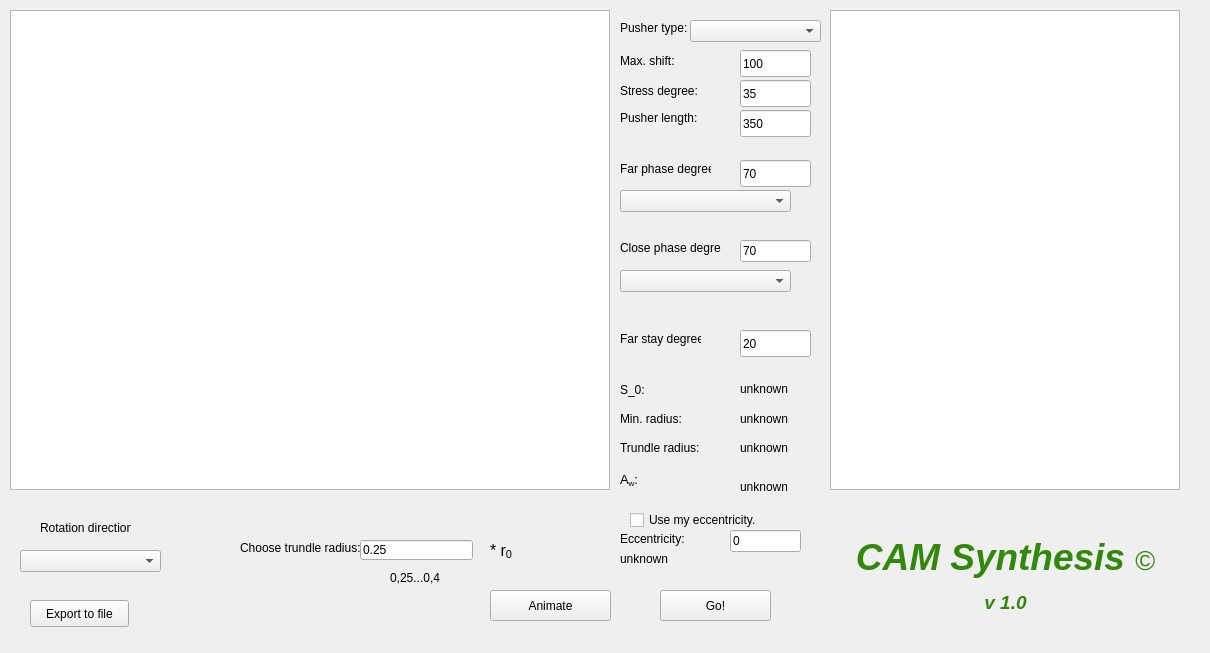
<?xml version="1.0" encoding="UTF-8"?>
<ui version="4.0">
 <class>Widget</class>
 <widget class="QWidget" name="Widget">
  <property name="geometry">
   <rect>
    <x>0</x>
    <y>0</y>
    <width>1210</width>
    <height>653</height>
   </rect>
  </property>
  <property name="windowTitle">
   <string>CAM Synthesis </string>
  </property>
  <widget class="QGraphicsView" name="graphicsView">
   <property name="geometry">
    <rect>
     <x>10</x>
     <y>10</y>
     <width>600</width>
     <height>480</height>
    </rect>
   </property>
   <property name="sizePolicy">
    <sizepolicy hsizetype="Expanding" vsizetype="Expanding">
     <horstretch>0</horstretch>
     <verstretch>0</verstretch>
    </sizepolicy>
   </property>
   <property name="verticalScrollBarPolicy">
    <enum>Qt::ScrollBarAlwaysOff</enum>
   </property>
   <property name="horizontalScrollBarPolicy">
    <enum>Qt::ScrollBarAlwaysOff</enum>
   </property>
   <property name="sizeAdjustPolicy">
    <enum>QAbstractScrollArea::AdjustIgnored</enum>
   </property>
   <property name="resizeAnchor">
    <enum>QGraphicsView::AnchorViewCenter</enum>
   </property>
  </widget>
  <widget class="QPushButton" name="exportButton">
   <property name="geometry">
    <rect>
     <x>30</x>
     <y>600</y>
     <width>99</width>
     <height>27</height>
    </rect>
   </property>
   <property name="text">
    <string>Export to file</string>
   </property>
  </widget>
  <widget class="QLineEdit" name="maxShiftlineEdit">
   <property name="geometry">
    <rect>
     <x>740</x>
     <y>50</y>
     <width>71</width>
     <height>27</height>
    </rect>
   </property>
   <property name="text">
    <string>100</string>
   </property>
  </widget>
  <widget class="QPushButton" name="goButton">
   <property name="geometry">
    <rect>
     <x>660</x>
     <y>590</y>
     <width>111</width>
     <height>31</height>
    </rect>
   </property>
   <property name="text">
    <string>Go!</string>
   </property>
  </widget>
  <widget class="QLabel" name="label">
   <property name="geometry">
    <rect>
     <x>620</x>
     <y>50</y>
     <width>71</width>
     <height>21</height>
    </rect>
   </property>
   <property name="text">
    <string>Max. shift:</string>
   </property>
  </widget>
  <widget class="QLabel" name="label_2">
   <property name="geometry">
    <rect>
     <x>620</x>
     <y>80</y>
     <width>91</width>
     <height>21</height>
    </rect>
   </property>
   <property name="text">
    <string>Stress degree:</string>
   </property>
   <property name="alignment">
    <set>Qt::AlignLeading|Qt::AlignLeft|Qt::AlignVCenter</set>
   </property>
  </widget>
  <widget class="QLineEdit" name="stressDegreelineEdit">
   <property name="geometry">
    <rect>
     <x>740</x>
     <y>80</y>
     <width>71</width>
     <height>27</height>
    </rect>
   </property>
   <property name="text">
    <string>35</string>
   </property>
  </widget>
  <widget class="QLabel" name="label_3">
   <property name="geometry">
    <rect>
     <x>620</x>
     <y>160</y>
     <width>91</width>
     <height>17</height>
    </rect>
   </property>
   <property name="text">
    <string>Far phase degree:</string>
   </property>
  </widget>
  <widget class="QLabel" name="label_4">
   <property name="geometry">
    <rect>
     <x>620</x>
     <y>330</y>
     <width>81</width>
     <height>17</height>
    </rect>
   </property>
   <property name="text">
    <string>Far stay degree:</string>
   </property>
  </widget>
  <widget class="QLineEdit" name="f_phDegree_lineEdit">
   <property name="geometry">
    <rect>
     <x>740</x>
     <y>160</y>
     <width>71</width>
     <height>27</height>
    </rect>
   </property>
   <property name="text">
    <string>70</string>
   </property>
  </widget>
  <widget class="QLineEdit" name="fs_degreelineEdit">
   <property name="geometry">
    <rect>
     <x>740</x>
     <y>330</y>
     <width>71</width>
     <height>27</height>
    </rect>
   </property>
   <property name="text">
    <string>20</string>
   </property>
  </widget>
  <widget class="QLabel" name="eccentricity_label">
   <property name="geometry">
    <rect>
     <x>620</x>
     <y>550</y>
     <width>67</width>
     <height>17</height>
    </rect>
   </property>
   <property name="text">
    <string>unknown</string>
   </property>
  </widget>
  <widget class="QLabel" name="label_5">
   <property name="geometry">
    <rect>
     <x>620</x>
     <y>530</y>
     <width>91</width>
     <height>17</height>
    </rect>
   </property>
   <property name="text">
    <string>Eccentricity:</string>
   </property>
  </widget>
  <widget class="QLabel" name="label_6">
   <property name="geometry">
    <rect>
     <x>620</x>
     <y>380</y>
     <width>81</width>
     <height>20</height>
    </rect>
   </property>
   <property name="text">
    <string>S_0:</string>
   </property>
  </widget>
  <widget class="QLabel" name="s_0_label">
   <property name="geometry">
    <rect>
     <x>740</x>
     <y>380</y>
     <width>71</width>
     <height>17</height>
    </rect>
   </property>
   <property name="text">
    <string>unknown</string>
   </property>
  </widget>
  <widget class="QLabel" name="label_7">
   <property name="geometry">
    <rect>
     <x>620</x>
     <y>410</y>
     <width>81</width>
     <height>17</height>
    </rect>
   </property>
   <property name="text">
    <string>Min. radius:</string>
   </property>
  </widget>
  <widget class="QLabel" name="minRadius_label">
   <property name="geometry">
    <rect>
     <x>740</x>
     <y>410</y>
     <width>71</width>
     <height>17</height>
    </rect>
   </property>
   <property name="text">
    <string>unknown</string>
   </property>
  </widget>
  <widget class="QCheckBox" name="checkBox">
   <property name="geometry">
    <rect>
     <x>630</x>
     <y>510</y>
     <width>161</width>
     <height>20</height>
    </rect>
   </property>
   <property name="text">
    <string>Use my eccentricity.</string>
   </property>
  </widget>
  <widget class="QLineEdit" name="ecc_lineEdit">
   <property name="enabled">
    <bool>true</bool>
   </property>
   <property name="geometry">
    <rect>
     <x>730</x>
     <y>530</y>
     <width>71</width>
     <height>22</height>
    </rect>
   </property>
   <property name="text">
    <string>0</string>
   </property>
  </widget>
  <widget class="QLineEdit" name="c_phDegree_lineEdit">
   <property name="geometry">
    <rect>
     <x>740</x>
     <y>240</y>
     <width>71</width>
     <height>22</height>
    </rect>
   </property>
   <property name="text">
    <string>70</string>
   </property>
  </widget>
  <widget class="QLabel" name="label_8">
   <property name="geometry">
    <rect>
     <x>620</x>
     <y>240</y>
     <width>101</width>
     <height>16</height>
    </rect>
   </property>
   <property name="text">
    <string>Close phase degree:</string>
   </property>
  </widget>
  <widget class="QComboBox" name="comboBox_far_phase">
   <property name="geometry">
    <rect>
     <x>620</x>
     <y>190</y>
     <width>171</width>
     <height>22</height>
    </rect>
   </property>
  </widget>
  <widget class="QComboBox" name="comboBox_close_phase">
   <property name="geometry">
    <rect>
     <x>620</x>
     <y>270</y>
     <width>171</width>
     <height>22</height>
    </rect>
   </property>
  </widget>
  <widget class="QGraphicsView" name="graphicsView_2">
   <property name="geometry">
    <rect>
     <x>830</x>
     <y>10</y>
     <width>350</width>
     <height>480</height>
    </rect>
   </property>
  </widget>
  <widget class="QLabel" name="label_9">
   <property name="geometry">
    <rect>
     <x>240</x>
     <y>540</y>
     <width>121</width>
     <height>16</height>
    </rect>
   </property>
   <property name="text">
    <string>Choose trundle radius:</string>
   </property>
  </widget>
  <widget class="QLabel" name="label_10">
   <property name="geometry">
    <rect>
     <x>390</x>
     <y>570</y>
     <width>61</width>
     <height>16</height>
    </rect>
   </property>
   <property name="text">
    <string>&lt;html&gt;&lt;head/&gt;&lt;body&gt;&lt;p&gt;0,25...0,4&lt;/p&gt;&lt;/body&gt;&lt;/html&gt;</string>
   </property>
  </widget>
  <widget class="QLabel" name="label_11">
   <property name="geometry">
    <rect>
     <x>490</x>
     <y>540</y>
     <width>47</width>
     <height>21</height>
    </rect>
   </property>
   <property name="text">
    <string>&lt;html&gt;&lt;head/&gt;&lt;body&gt;&lt;p&gt;&lt;span style=&quot; font-size:12pt;&quot;&gt;* r&lt;/span&gt;&lt;span style=&quot; font-size:12pt; vertical-align:sub;&quot;&gt;0&lt;/span&gt;&lt;/p&gt;&lt;/body&gt;&lt;/html&gt;</string>
   </property>
  </widget>
  <widget class="QLineEdit" name="lineEdit_trundle_k">
   <property name="geometry">
    <rect>
     <x>360</x>
     <y>540</y>
     <width>113</width>
     <height>20</height>
    </rect>
   </property>
   <property name="text">
    <string>0.25</string>
   </property>
  </widget>
  <widget class="QLabel" name="label_12">
   <property name="geometry">
    <rect>
     <x>620</x>
     <y>440</y>
     <width>81</width>
     <height>16</height>
    </rect>
   </property>
   <property name="text">
    <string>Trundle radius:</string>
   </property>
  </widget>
  <widget class="QLabel" name="label_trundle_r">
   <property name="geometry">
    <rect>
     <x>740</x>
     <y>440</y>
     <width>71</width>
     <height>16</height>
    </rect>
   </property>
   <property name="text">
    <string>unknown</string>
   </property>
  </widget>
  <widget class="QComboBox" name="comboBox_rotation_direction">
   <property name="geometry">
    <rect>
     <x>20</x>
     <y>550</y>
     <width>141</width>
     <height>22</height>
    </rect>
   </property>
  </widget>
  <widget class="QLabel" name="label_13">
   <property name="geometry">
    <rect>
     <x>40</x>
     <y>520</y>
     <width>91</width>
     <height>16</height>
    </rect>
   </property>
   <property name="text">
    <string>Rotation direction:</string>
   </property>
  </widget>
  <widget class="QLineEdit" name="lineEdit_pusher_length">
   <property name="geometry">
    <rect>
     <x>740</x>
     <y>110</y>
     <width>71</width>
     <height>27</height>
    </rect>
   </property>
   <property name="text">
    <string>350</string>
   </property>
  </widget>
  <widget class="QLabel" name="label_14">
   <property name="geometry">
    <rect>
     <x>620</x>
     <y>110</y>
     <width>81</width>
     <height>16</height>
    </rect>
   </property>
   <property name="text">
    <string>Pusher length:</string>
   </property>
  </widget>
  <widget class="QComboBox" name="comboBox_pusherType">
   <property name="geometry">
    <rect>
     <x>690</x>
     <y>20</y>
     <width>131</width>
     <height>22</height>
    </rect>
   </property>
  </widget>
  <widget class="QLabel" name="label_15">
   <property name="geometry">
    <rect>
     <x>620</x>
     <y>20</y>
     <width>71</width>
     <height>16</height>
    </rect>
   </property>
   <property name="text">
    <string>Pusher type:</string>
   </property>
  </widget>
  <widget class="QLabel" name="label_16">
   <property name="geometry">
    <rect>
     <x>830</x>
     <y>510</y>
     <width>351</width>
     <height>131</height>
    </rect>
   </property>
   <property name="text">
    <string>&lt;html&gt;&lt;head/&gt;&lt;body&gt;&lt;p align=&quot;center&quot;&gt;&lt;span style=&quot; font-size:28pt; font-weight:600; font-style:italic; color:#32880a;&quot;&gt;CAM Synthesis &lt;/span&gt;&lt;span style=&quot; font-size:20pt; color:#32880a;&quot;&gt;©&lt;/span&gt;&lt;/p&gt;&lt;p align=&quot;center&quot;&gt;&lt;span style=&quot; font-size:14pt; font-weight:600; font-style:italic; color:#32880a;&quot;&gt;v 1.0&lt;/span&gt;&lt;/p&gt;&lt;/body&gt;&lt;/html&gt;</string>
   </property>
  </widget>
  <widget class="QPushButton" name="button_animate">
   <property name="geometry">
    <rect>
     <x>490</x>
     <y>590</y>
     <width>121</width>
     <height>31</height>
    </rect>
   </property>
   <property name="text">
    <string>Animate</string>
   </property>
  </widget>
  <widget class="QLabel" name="label_17">
   <property name="geometry">
    <rect>
     <x>620</x>
     <y>470</y>
     <width>41</width>
     <height>20</height>
    </rect>
   </property>
   <property name="text">
    <string>&lt;html&gt;&lt;head/&gt;&lt;body&gt;&lt;p&gt;&lt;span style=&quot; font-size:10pt;&quot;&gt;A&lt;/span&gt;&lt;span style=&quot; font-size:10pt; vertical-align:sub;&quot;&gt;w&lt;/span&gt;&lt;span style=&quot; font-size:10pt;&quot;&gt;:&lt;/span&gt;&lt;/p&gt;&lt;/body&gt;&lt;/html&gt;</string>
   </property>
  </widget>
  <widget class="QLabel" name="label_aw">
   <property name="geometry">
    <rect>
     <x>740</x>
     <y>480</y>
     <width>47</width>
     <height>13</height>
    </rect>
   </property>
   <property name="text">
    <string>unknown</string>
   </property>
  </widget>
 </widget>
 <layoutdefault spacing="6" margin="11"/>
 <resources/>
 <connections/>
</ui>
